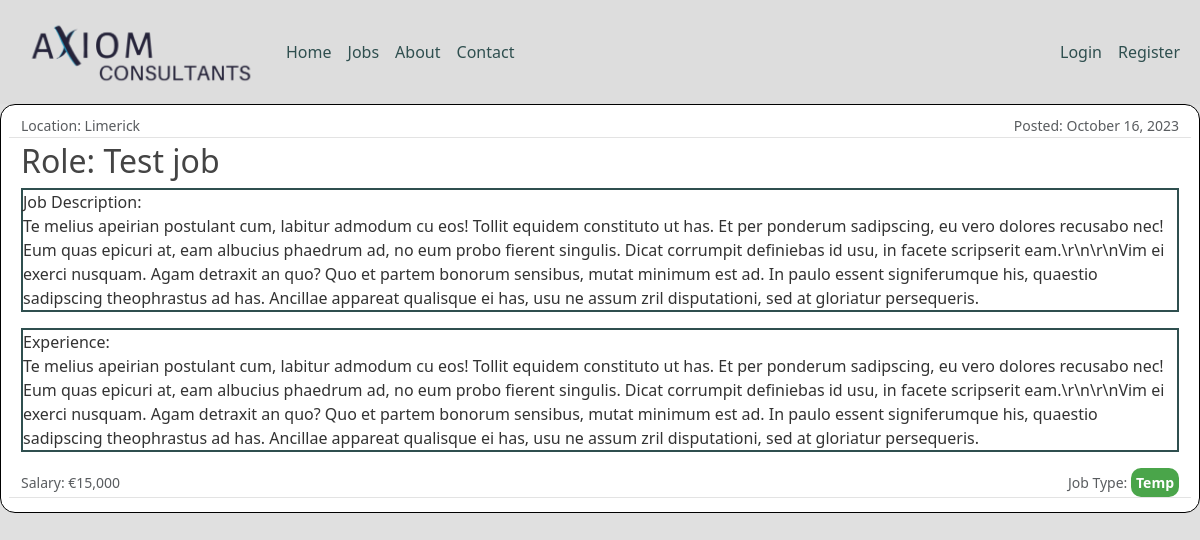
The page /job/6/ on the database its author committed.
### jobs/models.py (models this page shows, shortened)
class Job(models.Model):
    job_title = models.CharField(max_length=100)
    date_posted = models.DateTimeField(default=timezone.now)
    location = models.CharField(max_length=30)
    job_type = models.CharField(max_length=15, choices=JOB_TYPES)
    description = models.TextField()
    skills = models.TextField()
    salary = models.CharField(max_length=30)
    creator = models.ForeignKey(User, on_delete=models.CASCADE)

### jobs/views.py (the view)
# urls.py: path('job/<int:pk>/', JobDetailView.as_view(), name='job-detail'),
class JobDetailView(DetailView):
    model = Job
    fields = [
        'job_title',
        'location',
        'job_type',
        'description',
        'skills',
        'salary'
        ]

### jobs/templates/jobs/job_detail.html (shortened to what this page needs)
{% extends "jobs/base.html" %} {% block content %}
<div class="media content-section">
  <div class="media-body">
    <div class="article-metadata row">
      <small class="text-muted col">Location: {{ object.location }}</small>
      <small class="text-muted col text-end"
        >Posted: {{ object.date_posted|date:"F d, Y" }}</small
      >
    </div>
    <h2 class="article-title">Role: {{ object.job_title }}</h2>
    <p class="article-content">Job Description: <br>{{ object.description }}</p>
    <p class="article-content">Experience: <br>{{ object.skills }}</p>
  </div>
  <div class="text-muted article-metadata row py-1">
    <small class="col">Salary: {{ object.salary }}</small>
    <small class="col text-end">Job Type: <strong class="jobtype">{{ object.job_type }}</strong></small>
</div>
  </div>
{% endblock content %}

### jobs/static/jobs/style.css (style rules this page uses)
body { background: #dddddde4; color: #333333; max-width: 1300px; margin: 0 auto; }
h1, h2, h3, h4, h5, h6 { color: #444444; }
.content-section { background: #ffffff; padding: 10px 20px; border: 1px solid black; border-radius: 15px; margin-bottom: 20px; }
.article-content { border: 2px solid darkslategray; }
.article-metadata { padding-bottom: 1px; margin-bottom: 4px; border-bottom: 1px solid #e3e3e3 }
.jobtype { background-color: rgba(0, 128, 0, 0.711); border-radius: 10px; color: white; padding: 5px; }

### rows shown on the page
Job: location "Limerick", date_posted "October 16, 2023", job_title "Test job", description "Te melius apeirian postulant cum, labitur admodum cu eos! Tollit equidem constituto ut has. Et per ponderum sadipscing, eu vero dolores recusabo nec! Eum quas epicuri at, eam albucius phaedrum ad, no eum probo fierent singulis. Dicat corrumpit definiebas id usu, in facete scripserit eam.\\r\\n\\r\\nVim ei exerci nusquam. Agam detraxit an quo? Quo et partem bonorum sensibus, mutat minimum est ad. In paulo essent signiferumque his, quaestio sadipscing theophrastus ad has. Ancillae appareat qualisque ei has, usu ne assum zril disputationi, sed at gloriatur persequeris.", skills "Te melius apeirian postulant cum, labitur admodum cu eos! Tollit equidem constituto ut has. Et per ponderum sadipscing, eu vero dolores recusabo nec! Eum quas epicuri at, eam albucius phaedrum ad, no eum probo fierent singulis. Dicat corrumpit definiebas id usu, in facete scripserit eam.\\r\\n\\r\\nVim ei exerci nusquam. Agam detraxit an quo? Quo et partem bonorum sensibus, mutat minimum est ad. In paulo essent signiferumque his, quaestio sadipscing theophrastus ad has. Ancillae appareat qualisque ei has, usu ne assum zril disputationi, sed at gloriatur persequeris.", salary "€15,000", job_type "Temp"
